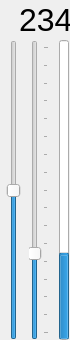
<?xml version="1.0" encoding="UTF-8"?>
<ui version="4.0">
 <class>tiltControlWidget</class>
 <widget class="QWidget" name="tiltControlWidget">
  <property name="geometry">
   <rect>
    <x>0</x>
    <y>0</y>
    <width>70</width>
    <height>340</height>
   </rect>
  </property>
  <property name="windowTitle">
   <string>Form</string>
  </property>
  <widget class="bSlider" name="speedSlider">
   <property name="geometry">
    <rect>
     <x>-1</x>
     <y>40</y>
     <width>30</width>
     <height>300</height>
    </rect>
   </property>
   <property name="minimum">
    <number>-100</number>
   </property>
   <property name="maximum">
    <number>100</number>
   </property>
   <property name="orientation">
    <enum>Qt::Vertical</enum>
   </property>
  </widget>
  <widget class="QSlider" name="positionSlider">
   <property name="geometry">
    <rect>
     <x>29</x>
     <y>40</y>
     <width>20</width>
     <height>300</height>
    </rect>
   </property>
   <property name="maximum">
    <number>720</number>
   </property>
   <property name="value">
    <number>200</number>
   </property>
   <property name="orientation">
    <enum>Qt::Vertical</enum>
   </property>
   <property name="invertedAppearance">
    <bool>false</bool>
   </property>
   <property name="invertedControls">
    <bool>false</bool>
   </property>
   <property name="tickPosition">
    <enum>QSlider::TicksBelow</enum>
   </property>
   <property name="tickInterval">
    <number>45</number>
   </property>
  </widget>
  <widget class="QProgressBar" name="positionBar">
   <property name="geometry">
    <rect>
     <x>59</x>
     <y>40</y>
     <width>10</width>
     <height>300</height>
    </rect>
   </property>
   <property name="maximum">
    <number>720</number>
   </property>
   <property name="value">
    <number>200</number>
   </property>
   <property name="orientation">
    <enum>Qt::Vertical</enum>
   </property>
  </widget>
  <widget class="QLabel" name="coordLabel">
   <property name="geometry">
    <rect>
     <x>19</x>
     <y>5</y>
     <width>60</width>
     <height>30</height>
    </rect>
   </property>
   <property name="font">
    <font>
     <family>Helvetica</family>
     <pointsize>24</pointsize>
    </font>
   </property>
   <property name="text">
    <string>234</string>
   </property>
  </widget>
 </widget>
 <customwidgets>
  <customwidget>
   <class>bSlider</class>
   <extends>QSlider</extends>
   <header location="global">bslider.h</header>
  </customwidget>
 </customwidgets>
 <resources/>
 <connections/>
 <designerdata>
  <property name="gridDeltaX">
   <number>10</number>
  </property>
  <property name="gridDeltaY">
   <number>10</number>
  </property>
  <property name="gridSnapX">
   <bool>false</bool>
  </property>
  <property name="gridSnapY">
   <bool>false</bool>
  </property>
  <property name="gridVisible">
   <bool>true</bool>
  </property>
 </designerdata>
</ui>
